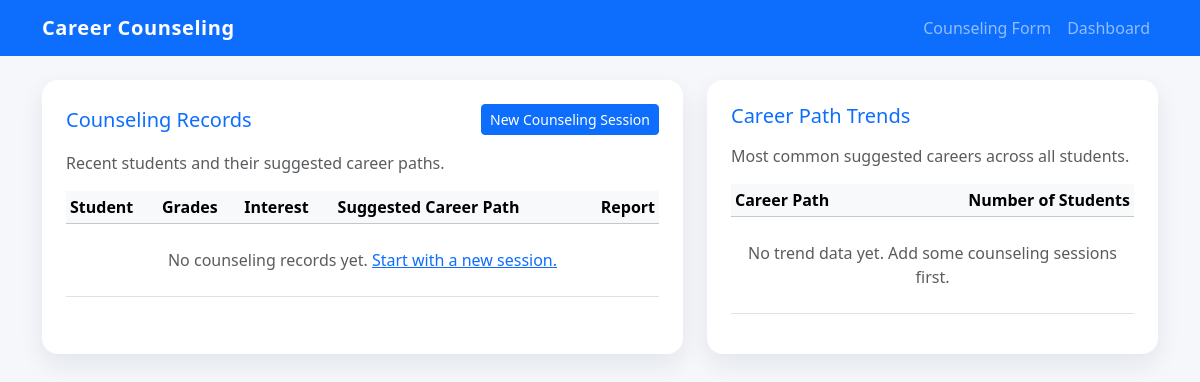
Page /dashboard/ on the earlier database version.
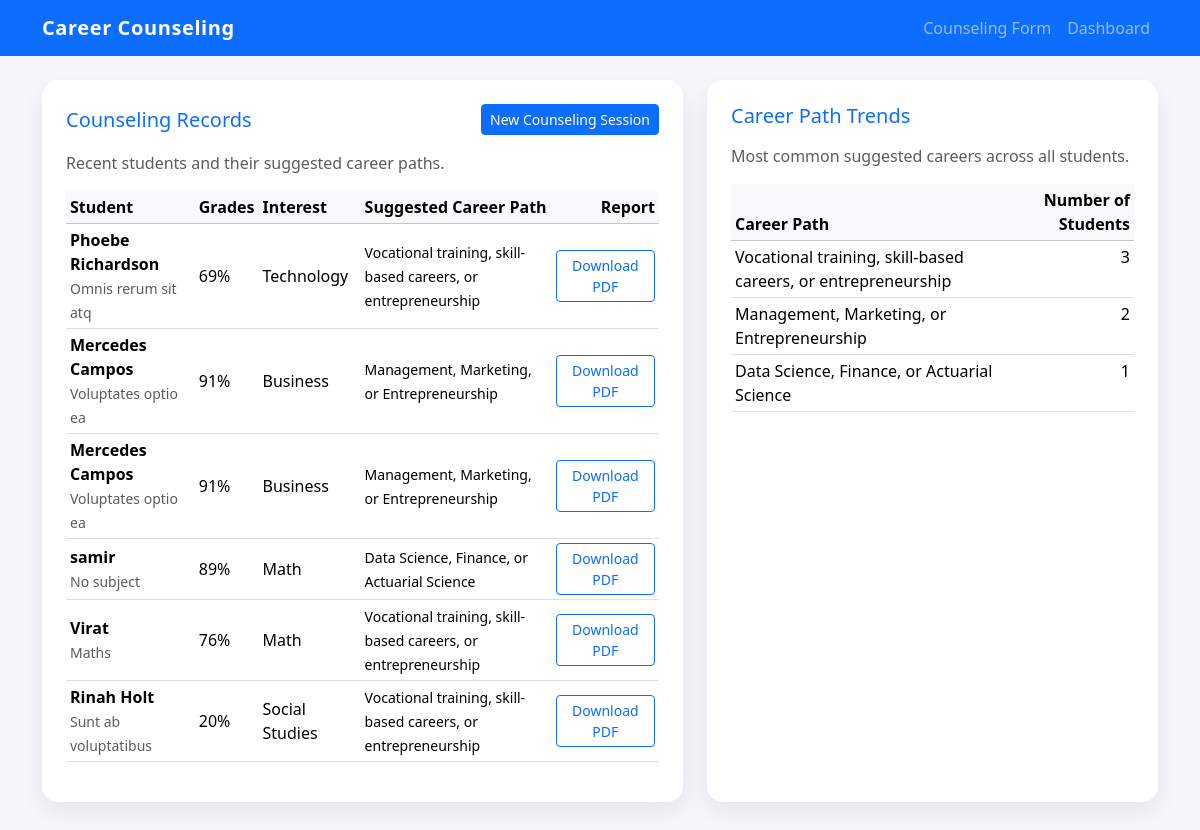
Same page on the later database version.
### counseling/models.py (models this page shows, shortened)
class StudentInput(models.Model):
    name = models.CharField(max_length=100)
    grades = models.IntegerField()
    interest = models.CharField(max_length=50)
    subject = models.CharField(max_length=100, blank=True)
    hobbies = models.TextField(blank=True)
    traits = models.TextField(blank=True)
    suggestion = models.TextField()

### counseling/views.py (the view)
# urls.py: path("dashboard/", views.dashboard, name="dashboard"),
def dashboard(request):
    trends = (
        StudentInput.objects.values("suggestion")
        .annotate(count=Count("suggestion"))
        .order_by("-count")
    )
    students = StudentInput.objects.order_by("-id")
    return render(
        request,
        "counseling/dashboard_bootstrap.html",
        {"trends": trends, "students": students},
    )

### counseling/templates/counseling/dashboard_bootstrap.html (shortened to what this page needs)
{% extends "counseling/base.html" %}
{% block content %}
<div class="row g-4">
    <div class="col-lg-7">
        <div class="card card-shadow h-100">
            <div class="card-body p-4">
                <div class="d-flex justify-content-between align-items-center mb-3">
                    <h2 class="h5 mb-0 text-primary">Counseling Records</h2>
                    <a href="{% url 'counseling_form' %}" class="btn btn-sm btn-primary">
                        New Counseling Session
                    </a>
                </div>
                <p class="text-muted mb-3">Recent students and their suggested career paths.</p>
                <div class="table-responsive">
                    <table class="table table-sm align-middle">
                        <thead class="table-light">
                            <tr>
                                <th scope="col">Student</th>
                                <th scope="col">Grades</th>
                                <th scope="col">Interest</th>
                                <th scope="col">Suggested Career Path</th>
                                <th scope="col" class="text-end">Report</th>
                            </tr>
                        </thead>
                        <tbody>
                            {% for student in students %}
                                <tr>
                                    <td>
                                        <strong>{{ student.name }}</strong><br>
                                        <small class="text-muted">
                                            {{ student.subject|default:"No subject" }}
                                        </small>
                                    </td>
                                    <td>{{ student.grades }}%</td>
                                    <td>{{ student.interest }}</td>
                                    <td style="max-width: 260px;">
                                        <small>{{ student.suggestion }}</small>
                                    </td>
                                    <td class="text-end">
                                        <a href="{% url 'generate_pdf' student.id %}" class="btn btn-sm btn-outline-primary">
                                            Download PDF
                                        </a>
                                    </td>
                                </tr>
                            {% empty %}
                                <tr>
                                    <td colspan="5" class="text-center text-muted py-4">
                                        No counseling records yet. <a href="{% url 'counseling_form' %}">Start with a new session.</a>
                                    </td>
                                </tr>
                            {% endfor %}
                        </tbody>
                    </table>
                </div>
            </div>
        </div>
    </div>
    <div class="col-lg-5">
        <div class="card card-shadow h-100">
            <div class="card-body p-4">
                <h2 class="h5 mb-3 text-primary">Career Path Trends</h2>
                <p class="text-muted mb-3">Most common suggested careers across all students.</p>
                <div class="table-responsive">
                    <table class="table table-sm">
                        <thead class="table-light">
                            <tr>
                                <th scope="col">Career Path</th>
                                <th scope="col" class="text-end">Number of Students</th>
                            </tr>
                        </thead>
                        <tbody>
                            {% for trend in trends %}
                                <tr>
                                    <td>{{ trend.suggestion }}</td>
                                    <td class="text-end">{{ trend.count }}</td>
                                </tr>
                            {% empty %}
                                <tr>
                                    <td colspan="2" class="text-center text-muted py-4">
                                        No trend data yet. Add some counseling sessions first.
                                    </td>
                                </tr>
                            {% endfor %}
                        </tbody>
                    </table>
                </div>
            </div>
        </div>
    </div>
</div>
{% endblock %}

### counseling/templates/counseling/base.html (shortened to what this page needs)
<!DOCTYPE html>
<html lang="en">
<head>
    <link
        href="https://cdn.jsdelivr.net/npm/bootstrap@5.3.3/dist/css/bootstrap.min.css"
        rel="stylesheet"
    >
</head>
<body>
    <nav class="navbar navbar-expand-lg navbar-dark bg-primary mb-4">
        <div class="container">
            <a class="navbar-brand" href="{% url 'counseling_form' %}">
                Career Counseling
            </a>
            <div class="collapse navbar-collapse" id="navbarNav">
                <ul class="navbar-nav ms-auto">
                    <li class="nav-item">
                        <a class="nav-link" href="{% url 'counseling_form' %}">Counseling Form</a>
                    </li>
                    <li class="nav-item">
                        <a class="nav-link" href="{% url 'dashboard' %}">Dashboard</a>
                    </li>
                </ul>
            </div>
        </div>
    </nav>
    <main class="container mb-5">
        {% block content %}{% endblock %}
    </main>
</body>
</html>

### counseling/templates/counseling/base.html (style rules this page uses)
body { background-color: #f5f7fb; }
.navbar-brand { font-weight: 700; letter-spacing: 0.03em; }
.card-shadow { box-shadow: 0 10px 25px rgba(15, 23, 42, 0.08); border: none; border-radius: 1rem; }

Differences in the rows shown:
added StudentInput: name "Phoebe Richardson", subject "Omnis rerum sit atq", grades "69", interest "Technology", suggestion "Vocational training, skill-based careers, or entrepreneurship"
added StudentInput: name "Mercedes Campos", subject "Voluptates optio ea", grades "91", interest "Business", suggestion "Management, Marketing, or Entrepreneurship"
added StudentInput: name "Mercedes Campos", subject "Voluptates optio ea", grades "91", interest "Business", suggestion "Management, Marketing, or Entrepreneurship"
added StudentInput: name "samir", subject "No subject", grades "89", interest "Math", suggestion "Data Science, Finance, or Actuarial Science"
added StudentInput: name "Virat", subject "Maths", grades "76", interest "Math", suggestion "Vocational training, skill-based careers, or entrepreneurship"
added StudentInput: name "Rinah Holt", subject "Sunt ab voluptatibus", grades "20", interest "Social Studies", suggestion "Vocational training, skill-based careers, or entrepreneurship"
Other differences:
new list line: "Vocational training, skill-based careers, or entrepreneurship 3"
new list line: "Management, Marketing, or Entrepreneurship 2"
new list line: "Data Science, Finance, or Actuarial Science 1"
text no longer shown: "No counseling records yet. Start with a new session. No trend data yet. Add some counseling sessions first."
